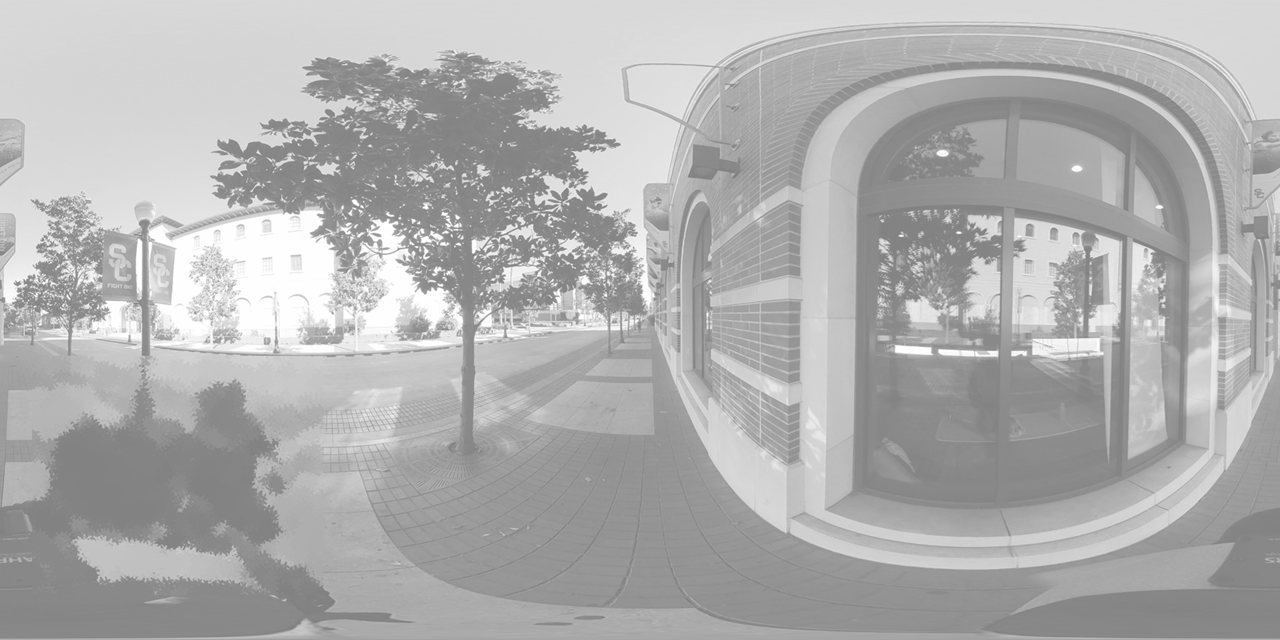
#> input picture graysclae_test_img.png, 1280 x 640 px
$ python ShowPersp2ERP_tile.py
#> lines starting #> are read from the running program, lines starting #| are printed output that depends on the picture; after the words box and inside, x2 and y2 are one past the last pixel; in counts of white or black regions, pixels touching at a corner belong together
import cv2
import numpy as np
import math
import time
import sys
import os
import argparse
import os
import sys
import cv2
import numpy as np

class Equirectangular:
    def __init__(self, img):
        self._img = img
        [self._height, self._width, _] = self._img.shape
        print(self._img.shape)


    def GetPerspective(self, FOV, THETA, PHI, height, width):
        #
        # THETA is left/right angle, PHI is up/down angle, both in degree
        #

        equ_h = self._height
        equ_w = self._width
        equ_cx = (equ_w - 1) / 2.0
        equ_cy = (equ_h - 1) / 2.0

        wFOV = FOV
        hFOV = float(height) / width * wFOV

        w_len = np.tan(np.radians(wFOV / 2.0))
        h_len = np.tan(np.radians(hFOV / 2.0))


        x_map = np.ones([height, width], np.float32)
        y_map = np.tile(np.linspace(-w_len, w_len,width), [height,1])
        z_map = -np.tile(np.linspace(-h_len, h_len,height), [width,1]).T

        D = np.sqrt(x_map**2 + y_map**2 + z_map**2)
        xyz = np.stack((x_map,y_map,z_map),axis=2)/np.repeat(D[:, :, np.newaxis], 3, axis=2)

        y_axis = np.array([0.0, 1.0, 0.0], np.float32)
        z_axis = np.array([0.0, 0.0, 1.0], np.float32)
        [R1, _] = cv2.Rodrigues(z_axis * np.radians(THETA))
        [R2, _] = cv2.Rodrigues(np.dot(R1, y_axis) * np.radians(-PHI))

        xyz = xyz.reshape([height * width, 3]).T
        xyz = np.dot(R1, xyz)
        xyz = np.dot(R2, xyz).T
        lat = np.arcsin(xyz[:, 2])
        lon = np.arctan2(xyz[:, 1] , xyz[:, 0])

        lon = lon.reshape([height, width]) / np.pi * 180
        lat = -lat.reshape([height, width]) / np.pi * 180

        lon = lon / 180 * equ_cx + equ_cx
        lat = lat / 90  * equ_cy + equ_cy


        persp = cv2.remap(self._img, lon.astype(np.float32), lat.astype(np.float32), cv2.INTER_CUBIC, borderMode=cv2.BORDER_WRAP)
        return persp


class Perspective:
    def __init__(self, img, FOV, THETA, PHI ):
        self._img = img
        [self._height, self._width, _] = self._img.shape
        self.wFOV = FOV
        self.THETA = THETA
        self.PHI = PHI
        self.hFOV = float(self._height) / self._width * FOV

        self.w_len = np.tan(np.radians(self.wFOV / 2.0))
        self.h_len = np.tan(np.radians(self.hFOV / 2.0))


    def GetEquirec(self,height,width):
        #
        # THETA is left/right angle, PHI is up/down angle, both in degree
        #

        x,y = np.meshgrid(np.linspace(-180, 180,width),np.linspace(90,-90,height))

        x_map = np.cos(np.radians(x)) * np.cos(np.radians(y))
        y_map = np.sin(np.radians(x)) * np.cos(np.radians(y))
        z_map = np.sin(np.radians(y))

        xyz = np.stack((x_map,y_map,z_map),axis=2)

        y_axis = np.array([0.0, 1.0, 0.0], np.float32)
        z_axis = np.array([0.0, 0.0, 1.0], np.float32)
        [R1, _] = cv2.Rodrigues(z_axis * np.radians(self.THETA))
        [R2, _] = cv2.Rodrigues(np.dot(R1, y_axis) * np.radians(-self.PHI))

        R1 = np.linalg.inv(R1)
        R2 = np.linalg.inv(R2)

        xyz = xyz.reshape([height * width, 3]).T
        xyz = np.dot(R2, xyz)
        xyz = np.dot(R1, xyz).T

        xyz = xyz.reshape([height , width, 3])
        inverse_mask = np.where(xyz[:,:,0]>0,1,0)

        xyz[:,:] = xyz[:,:]/np.repeat(xyz[:,:,0][:, :, np.newaxis], 3, axis=2)


        lon_map = np.where((-self.w_len<xyz[:,:,1])&(xyz[:,:,1]<self.w_len)&(-self.h_len<xyz[:,:,2])
                    &(xyz[:,:,2]<self.h_len),(xyz[:,:,1]+self.w_len)/2/self.w_len*self._width,0)
        lat_map = np.where((-self.w_len<xyz[:,:,1])&(xyz[:,:,1]<self.w_len)&(-self.h_len<xyz[:,:,2])
                    &(xyz[:,:,2]<self.h_len),(-xyz[:,:,2]+self.h_len)/2/self.h_len*self._height,0)
        mask = np.where((-self.w_len<xyz[:,:,1])&(xyz[:,:,1]<self.w_len)&(-self.h_len<xyz[:,:,2])
                    &(xyz[:,:,2]<self.h_len),1,0)

        persp = cv2.remap(self._img, lon_map.astype(np.float32), lat_map.astype(np.float32), cv2.INTER_CUBIC, borderMode=cv2.BORDER_WRAP)

        mask = mask * inverse_mask
        mask = np.repeat(mask[:, :, np.newaxis], 3, axis=2)
        persp = persp * mask


        return persp , mask


if __name__ == '__main__':
    # anotate the input parameters Theta, Phi
    parser = argparse.ArgumentParser(description="Crop ERP video")

    parser.add_argument('-f','--File_path', type=str, default='graysclae_test_img.png', help='Input file path')
    parser.add_argument('-o','--Output_path', type=str, default='showERP_0D.mp4', help='Output file path')
    parser.add_argument('-wi','--Width', type=int, default=5120, help='Output video width')
    parser.add_argument('-he','--Height', type=int, default=2560, help='Output video height')
    args = parser.parse_args()

    # 1080s(540x300), 1920s(960x540), 3840s(1920x1080)
    # 5.7K (5760x2880) Youtube(16:9)에 맞추면.. 1440x810(FoV 90)
    start_time = time.time()

    fourcc = cv2.VideoWriter_fourcc(*'mp4v')
    fps = 9

    wri = cv2.VideoWriter(args.Output_path, fourcc, fps, (args.Width,args.Height))
    print("Start converting...")

    input_ERP = cv2.imread(args.File_path, cv2.IMREAD_COLOR)
#> input_ERP is the input picture: shape (640, 1280, 3); min 127, max 255, mean 175.3
    input_ERP = cv2.resize(input_ERP, (args.Width, args.Height))
#> input_ERP: shape (2560, 5120, 3)

    img_height, img_width = input_ERP.shape[:2]
#> img_height = 2560; img_width = 5120
    num_rows, num_columns = 10, 20
    tile_height, tile_width = img_height // num_rows, img_width // num_columns
#> tile_height = 256; tile_width = 256

    equ = Equirectangular(input_ERP)    # Load equirectangular image
#| (2560, 5120, 3)
    theta = 0 # horizontal angle
    phi = 45 # vertical angle
    fov = 90

    tiles = []
    for row in range(num_rows):
        for col in range(num_columns):
            x_start = col * tile_width
            y_start = row * tile_height
            x_end = x_start + tile_width
            y_end = y_start + tile_height
            tiles.append(((x_start, y_start), (x_end, y_end)))

    views = [(0,0)] # (0,0), (-90,45), (90,-45)

    for theta, phi in views:
        # get Perspective image
        img = equ.GetPerspective(fov, theta, phi, 720, 1280)  # Specify parameters(FOV, theta, phi, height, width)
        # get Equirectangular image corresponding to the perspective image
        per = Perspective(img, fov, theta, phi)   # img , FOV, THETA, PHI

        img2, mask = per.GetEquirec(args.Height,args.Width)
        img2 = cv2.convertScaleAbs(img2)
        # croppedERP = cv2.bitwise_and(input_ERP, mask)
        gray = cv2.cvtColor(img2, cv2.COLOR_BGR2GRAY)
        conts = cv2.findContours(gray, cv2.RETR_EXTERNAL, cv2.CHAIN_APPROX_SIMPLE)
        # 새로운 프레임에 그리는 버전!
        img2 = cv2.drawContours(input_ERP.copy(), conts[0], -1, (0, 0, 255), 10)
        # 기존 프레임에 그리는 버전! copy()가 없으면 원본이 바뀜
        # img2 = cv2.drawContours(input_ERP, conts[0], -1, (0, 0, 255), 10)
        wri.write(img2)

        cv2.imwrite(args.Output_path.replace('.mp4',f'({theta},{phi}).png'), img2)

        tile_indices = set()

        for contour in conts[0]:
            for idx, ((x_start, y_start), (x_end, y_end)) in enumerate(tiles):
                # 타일 마스크
                tile_contour_mask = np.zeros((img_height, img_width), dtype=np.uint8)
                cv2.rectangle(tile_contour_mask, (x_start, y_start), (x_end, y_end), 255, -1)

                # 윤곽선 마스크
                contour_mask = np.zeros_like(tile_contour_mask)
                cv2.drawContours(contour_mask, [contour], -1, 255, -1)

                if cv2.countNonZero(cv2.bitwise_and(tile_contour_mask, contour_mask)) > 0:
                    tile_indices.add(idx)

        # 전체 이미지에 대해 20x10 tile 그리기
        output_img = img2.copy()
        for ((x_start, y_start), (x_end, y_end)) in tiles:
            cv2.rectangle(output_img, (x_start, y_start), (x_end, y_end), (255, 0, 0), 2)

        # 타일에 윤곽선 포함 여부 시각화
        output_img = output_img.copy()
        for idx in tile_indices:
            ((x_start, y_start), (x_end, y_end)) = tiles[idx]
            cv2.rectangle(output_img, (x_start, y_start), (x_end, y_end), (0, 255, 0), 4)

        output_img = output_img.copy()
        output_img = cv2.drawContours(output_img, conts[0], -1, (0, 0, 255), 10)

        cv2.imwrite(f"output_with_tiles({theta},{phi}).png", output_img)

        tile_coordinates = []

        # 타일 인덱스를 좌표로 변환
        for idx in sorted(tile_indices):
            tile_x = (idx % num_columns) + 1  # 열 번호
            tile_y = (idx // num_columns) + 1  # 행 번호
            tile_coordinates.append((tile_x, tile_y))

        print("(0,0) 타일 좌표 (1,1 ~ 20,10):", tile_coordinates)
#> this loop made 1 pass
#> pass 1, in GetEquirec, `persp = persp * mask`:
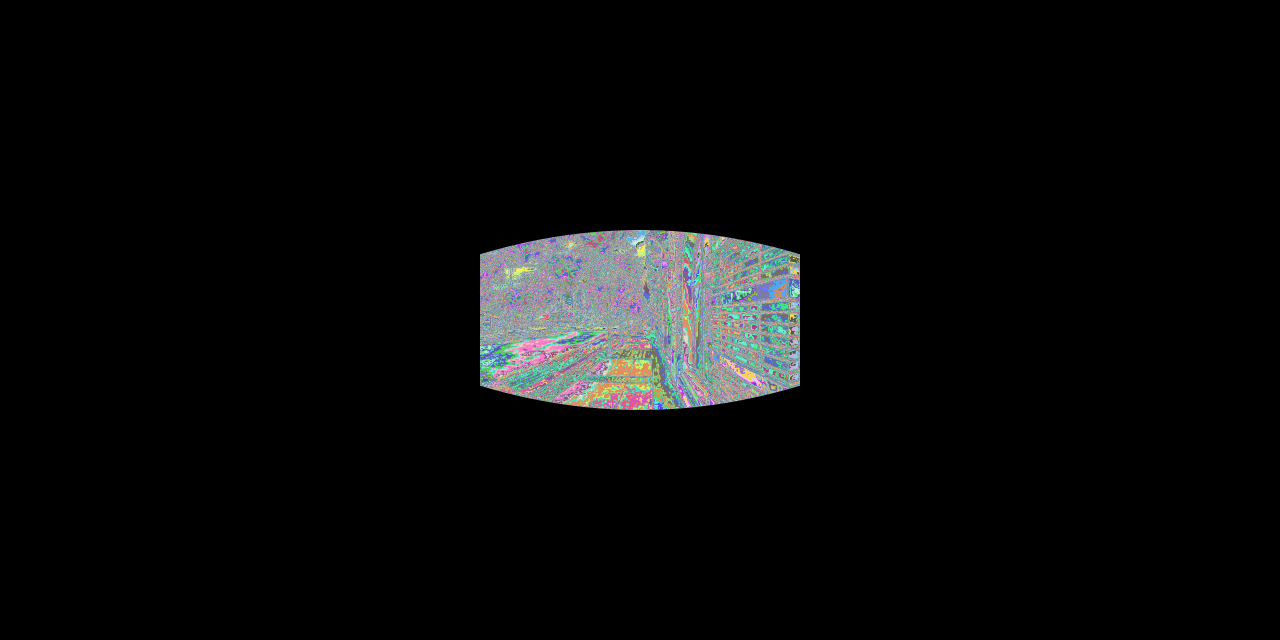
#> persp: shape (2560, 5120, 3) int64 (shown at 1/4 size); 132 distinct labels, from 0 to 255; one colour per label, 0 black
#> pass 1, `img2, mask = per.GetEquirec(args.Height,args.Width)`:
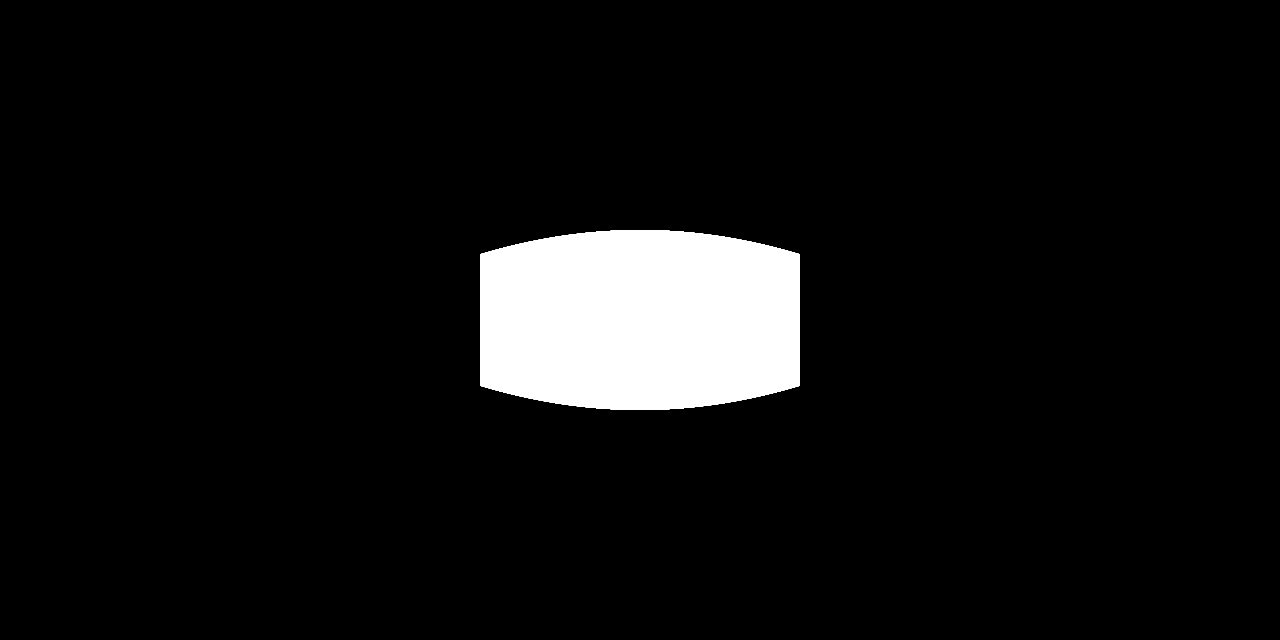
#> mask: shape (2560, 5120, 3) int64 (shown at 1/4 size); values 0 (black) and 1 (white), 6.4% white; 1 white region, box (x1, y1, x2, y2) and area: (1920, 920, 3200, 1640) 838360
#> after the loop:
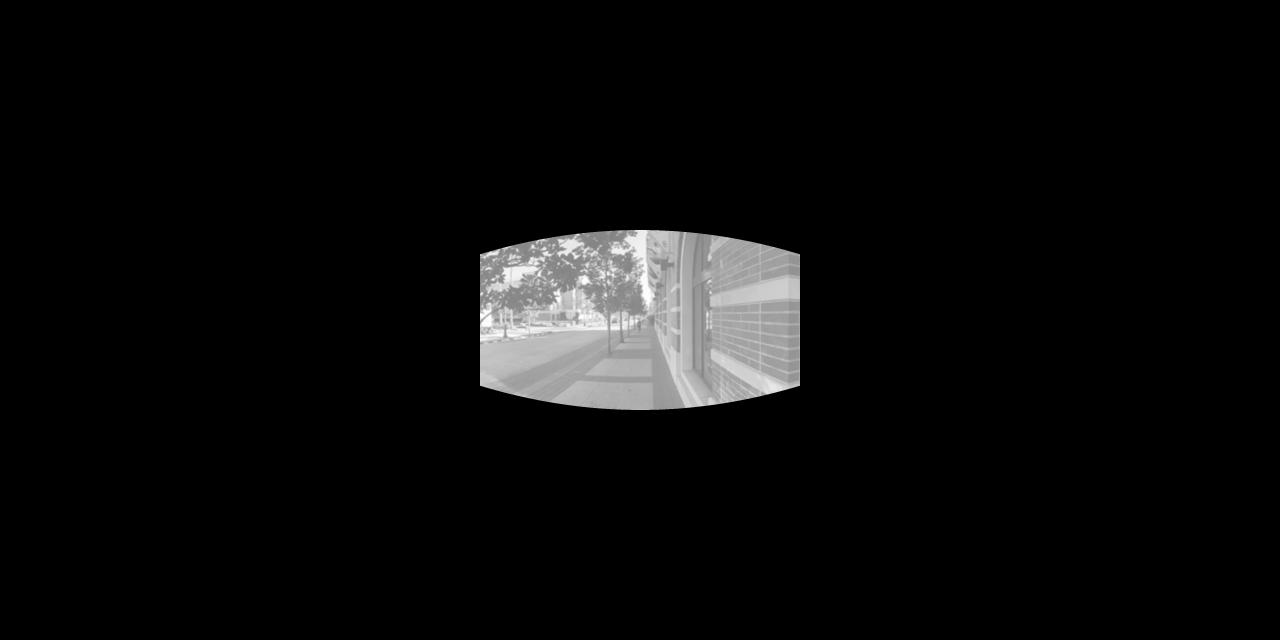
#> gray: shape (2560, 5120) (shown at 1/4 size); min 0, max 255, mean 11.2
#> after the loop:
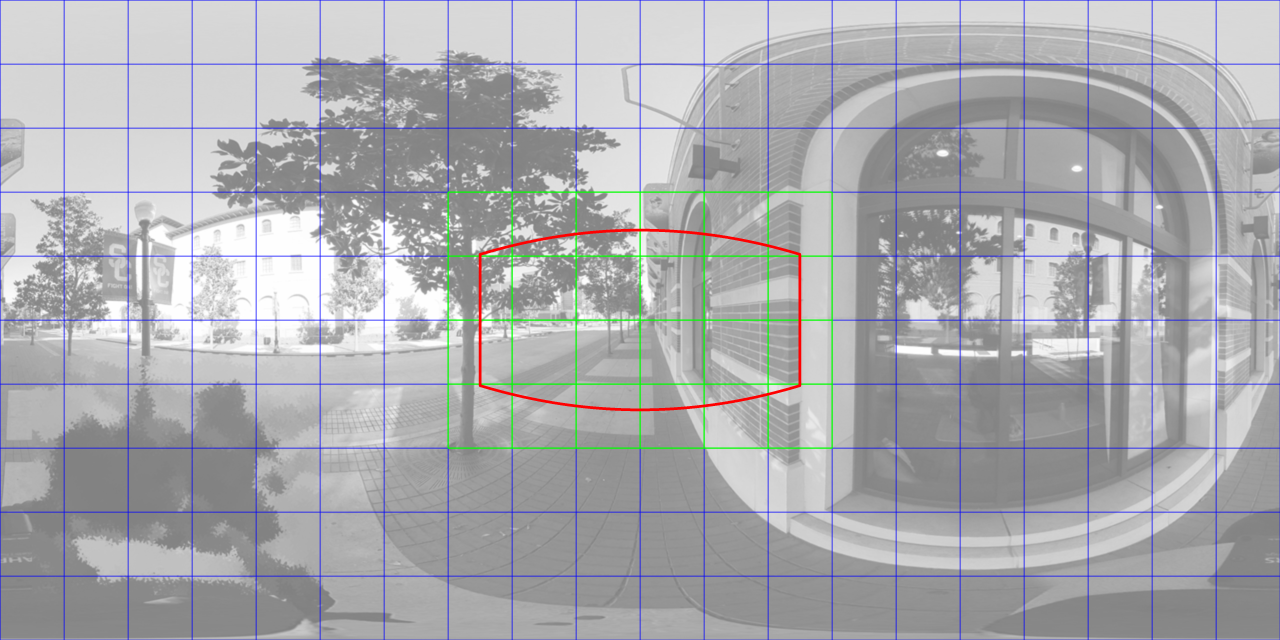
#> output_img: shape (2560, 5120, 3) (shown at 1/4 size); mean B, G, R 175.3, 171.6, 171
#> after the loop:
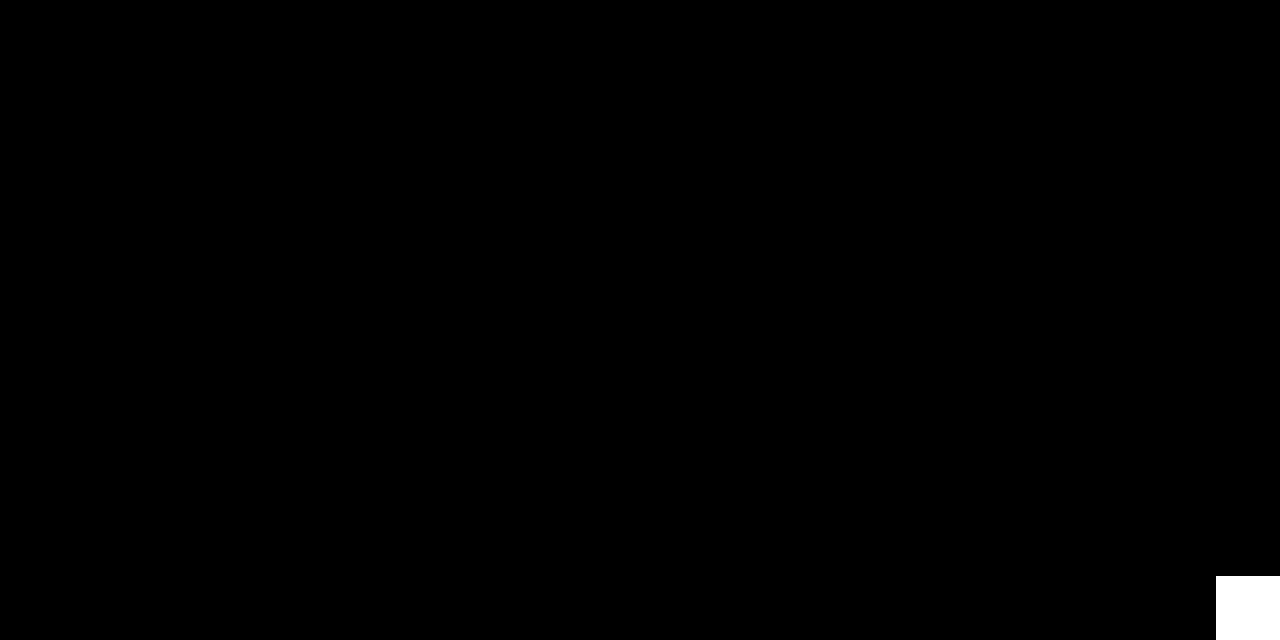
#> tile_contour_mask: shape (2560, 5120) (shown at 1/4 size); 0.5% white; 1 white region, box (x1, y1, x2, y2) and area: (4864, 2304, 5120, 2560) 65536

    # wri.release()
    end_time = time.time()
    print(f"Time taken: {(end_time-start_time):.6f} seconds", flush=True)
